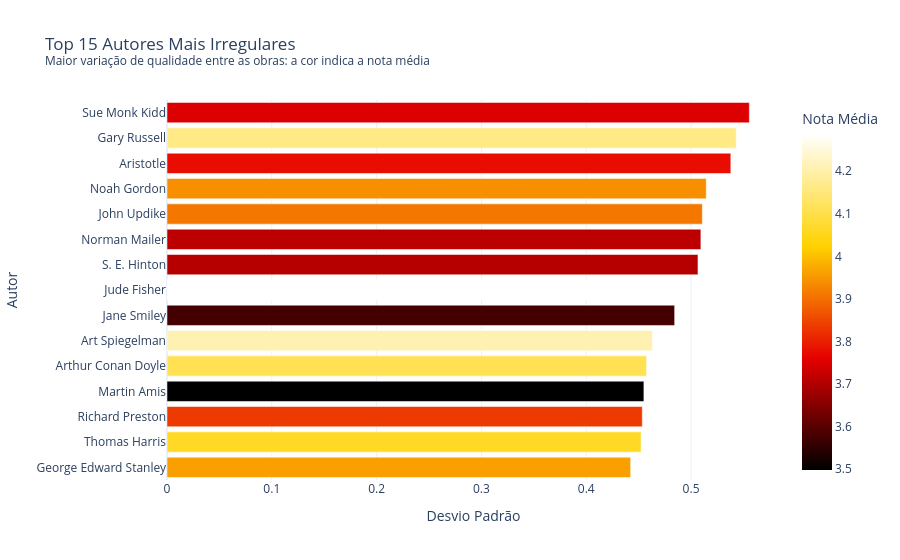

Notebook code cell kept with this figure:
### Markdown cell above
## 3. Os Autores Mais Irregulares do Catálogo

Em contraste, identificamos os 15 autores com maior variação. Aqui surge um fenômeno interessante: alguns autores irregulares possuem nota média alta — o que significa que têm obras excelentes, mas também obras significativamente abaixo do seu próprio padrão.

### Code cell
mais_irregulares = stats.nlargest(15, 'desvio_nota')

fig = px.bar(
    mais_irregulares,
    x='desvio_nota',
    y='authors',
    orientation='h',
    color='media_nota',
    color_continuous_scale='Hot',
    hover_data=['qtd_livros', 'media_nota'],
    title='Top 15 Autores Mais Irregulares<br><sup>Maior variação de qualidade entre as obras: a cor indica a nota média</sup>',
    labels={'desvio_nota': 'Desvio Padrão', 'authors': 'Autor',
            'media_nota': 'Nota Média', 'qtd_livros': 'Qtd. Livros'},
    template='plotly_white'
)

fig.update_layout(yaxis={'categoryorder': 'total ascending'})
fig.show()

### Figure 1 — Plotly figure (JSON) as saved in the notebook; plotly's stock layout.template omitted (floating-point values rounded to 4 significant figures)
{"data": [{"customdata": [[3.0, 3.75], [4.0, 4.162], [4.0, 3.777], [3.0, 3.94], [4.0, 3.91], [3.0, 3.713], [3.0, 3.707], [4.0, 4.287], [8.0, 3.576], [3.0, 4.207], [5.0, 4.11], [5.0, 3.498], [3.0, 3.833], [4.0, 4.062], [3.0, 3.96]], "hovertemplate": "Desvio Padrão=%{x}<br>Autor=%{y}<br>Qtd. Livros=%{customdata[0]}<br>Nota Média=%{marker.color}<extra></extra>", "legendgroup": "", "marker": {"color": [3.75, 4.162, 3.777, 3.94, 3.91, 3.713, 3.707, 4.287, 3.576, 4.207, 4.11, 3.498, 3.833, 4.062, 3.96], "coloraxis": "coloraxis", "pattern": {"shape": ""}}, "name": "", "orientation": "h", "showlegend": false, "textposition": "auto", "type": "bar", "x": [0.5556, 0.5431, 0.5379, 0.5145, 0.5108, 0.5093, 0.5066, 0.4933, 0.4843, 0.4631, 0.4575, 0.455, 0.4535, 0.4523, 0.4424], "xaxis": "x", "y": ["Sue Monk Kidd", "Gary Russell", "Aristotle", "Noah Gordon", "John Updike", "Norman Mailer", "S. E. Hinton", "Jude Fisher", "Jane Smiley", "Art Spiegelman", "Arthur Conan Doyle", "Martin Amis", "Richard Preston", "Thomas Harris", "George Edward Stanley"], "yaxis": "y"}], "layout": {"barmode": "relative", "coloraxis": {"colorbar": {"title": {"text": "Nota Média"}}, "colorscale": [[0, "rgb(0,0,0)"], [0.3333, "rgb(230,0,0)"], [0.6667, "rgb(255,210,0)"], [1, "rgb(255,255,255)"]]}, "legend": {"tracegroupgap": 0}, "title": {"text": "Top 15 Autores Mais Irregulares<br><sup>Maior variação de qualidade entre as obras: a cor indica a nota média</sup>"}, "xaxis": {"anchor": "y", "domain": [0, 1], "title": {"text": "Desvio Padrão"}}, "yaxis": {"anchor": "x", "categoryorder": "total ascending", "domain": [0, 1], "title": {"text": "Autor"}}}}
